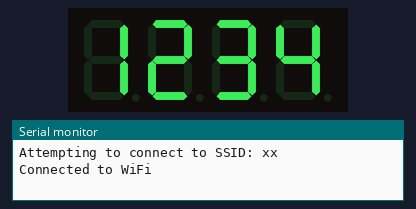
Bench run of a sketch on a simulated Arduino MKR. On the bench: 4-digit seven-segment display, the last lines printed to the serial monitor. WiFi joins after 1.5 s; servers stay silent unless stated; network time is answered at once with the bench clock; the local clock reads 2024-03-15 10:24:30 at power-on unless the sketch sets it.

Above: at 6.6 s.
At 29.7 s:
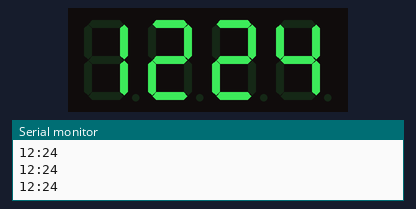
At 68.1 s:
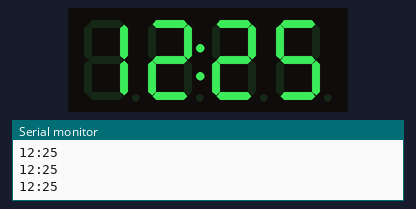
At 129.5 s:
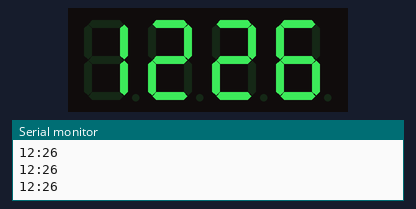

Measured:
- what the display in image 0 shows lasts 0.6 s, from 6.5 s to 7.1 s
- what the display in image 1 shows lasts 0.5 s, from 29.7 s to 30.2 s

The sketch:

TM1637-NTP.ino
```cpp
//libreria grove
#include "TM1637.h"

#include <SPI.h>
#include <WiFiNINA.h>
#include <NTPClient.h>

#include "arduino_secrets.h"
///////please enter your sensitive data in the Secret tab/arduino_secrets.h
char ssid[] = SECRET_SSID;        // your network SSID (name)
char pass[] = SECRET_PASS;    // your network password (use for WPA, or use as key for WEP)
int keyIndex = 0;            // your network key index number (needed only for WEP)
int status = WL_IDLE_STATUS;
//WiFiClient client;
WiFiUDP ntpUDP;
NTPClient timeClient(ntpUDP);

//pins definitions for TM1637 and can be changed to other ports
#define CLK 2
#define DIO 3
TM1637 tm1637(CLK,DIO);

int fuso = 2;

unsigned long t1;

void setup() {
  Serial.begin(9600);

  int i = 0;
  while (!Serial) {
    delay(100);
    i++;
    if (i >= 10) break;
  }

  if (WiFi.status() == WL_NO_MODULE) {
    Serial.println("Communication with WiFi module failed!");
    while (true);
  }

  while (status != WL_CONNECTED) {
    Serial.print("Attempting to connect to SSID: ");
    Serial.println(ssid);
    // Connect to WPA/WPA2 network. Change this line if using open or WEP network:
    status = WiFi.begin(ssid, pass);
    delay(5000);
  }
  Serial.println("Connected to WiFi");

  timeClient.begin();

  tm1637.init();
  //BRIGHT_TYPICAL = 2,BRIGHT_DARKEST = 0,BRIGHTEST = 7;
  tm1637.set(BRIGHT_TYPICAL);
  //tm1637.point(POINT_ON);

  tm1637.display(0,1);
  tm1637.display(1,2);
  tm1637.display(2,3);
  tm1637.display(3,4);

  t1 = millis();
}

void loop() {
  static bool fpoint;
  if ((millis() - t1) > 500) {
    fpoint = !fpoint;
    tm1637.point(fpoint);

    //ricavo l'ora corrente
    timeClient.update();
    //Serial.println(timeClient.getFormattedTime());

    int hh = timeClient.getHours();
    hh += fuso;
    if (hh >= 24) hh - 24;
    int mm = timeClient.getMinutes();
    Serial.print(hh); Serial.print(":"); Serial.println(mm);
    //la spacchetto in 4 digit
    int d1 = hh % 10;
    int d2 = (hh/10) % 10;
    int d3 = mm % 10;
    int d4 = (mm/10) % 10;
    tm1637.display(0,d2);
    tm1637.display(1,d1);
    tm1637.display(2,d4);
    tm1637.display(3,d3);

    t1 = millis();
  }
}
```

arduino_secrets.h
```cpp
#define SECRET_SSID "xx"
#define SECRET_PASS "xx"
```
